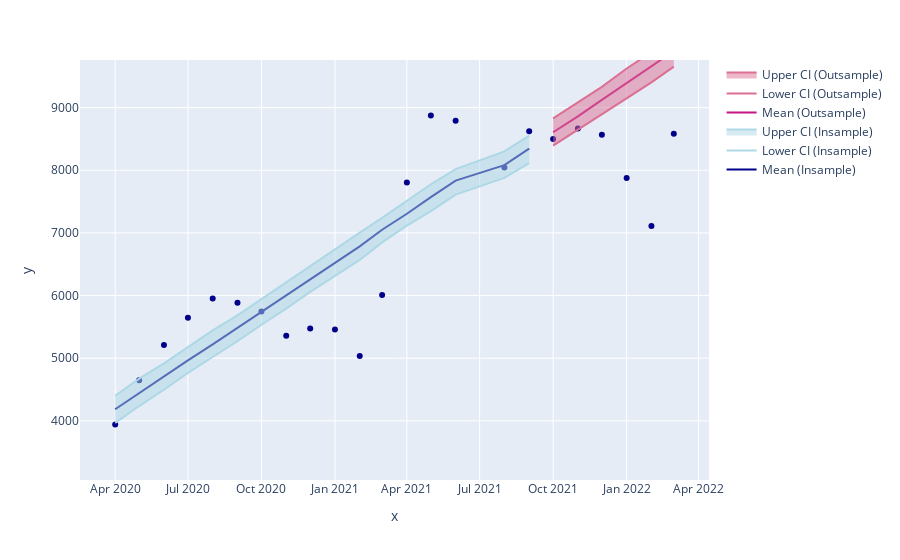

Write notebook code for a chart like this one.
### Code cell
df_admissions = get_admissions_data().loc[lambda df: df["org_code"] == "R0A"]

# Train/test split
df_admissions.sort_values(by=["org_code", "source_date"], inplace=True)
timestamps = jnp.arange(len(df_admissions.index)) #Create linspaced timestamps
admissions = jnp.array(df_admissions["ae_admissions_total"].values) #convert these to jnp array
timestamps_train, timestamps_test, admissions_train, admissions_test = (
    model.TimeSeriesModeller.train_test_split(timestamps, admissions)
)

# Fitting
modeller = model.TimeSeriesModeller(model.admissions_model, predictor_name="admissions")
modeller.fit(timestamps_train, admissions_train)
modeller.print_summary()

# Predictions
admissions_pred = modeller.predict(timestamps)["admissions"]
quantiles = [0.025, 0.05, 0.1, 0.25, 0.5, 0.75, 0.9, 0.95, 0.975]
admissions_pred_quantiles = jnp.quantile(
    admissions_pred, jnp.array(quantiles), axis=0
)

df_admissions = df_admissions.assign(
    **{
        f"ae_admissions_predicted_{q}": x
        for q, x in zip(quantiles, admissions_pred_quantiles)
    }
)

model.plot_model_results(
    x=df_admissions["source_date"].values,
    y_obs=df_admissions["ae_admissions_total"],
    y_pred=df_admissions["ae_admissions_predicted_0.5"],
    y_lower=df_admissions["ae_admissions_predicted_0.025"],
    y_upper=df_admissions["ae_admissions_predicted_0.975"],
    pred_length=timestamps_test.size,
)

### Figure 1 — Plotly figure (JSON) as saved in the notebook; plotly's stock layout.template omitted (floating-point values rounded to 4 significant figures)
{"data": [{"hovertemplate": "x=%{x}<br>y=%{y}<extra></extra>", "legendgroup": "", "marker": {"color": "darkblue", "symbol": "circle"}, "mode": "markers", "name": "", "orientation": "v", "showlegend": false, "type": "scatter", "x": ["2020-04-01", "2020-05-01", "2020-06-01", "2020-07-01", "2020-08-01", "2020-09-01", "2020-10-01", "2020-11-01", "2020-12-01", "2021-01-01", "2021-02-01", "2021-03-01", "2021-04-01", "2021-05-01", "2021-06-01", "2021-08-01", "2021-09-01", "2021-10-01", "2021-11-01", "2021-12-01", "2022-01-01", "2022-02-01", "2022-03-01"], "xaxis": "x", "y": [3943, 4647, 5211, 5646, 5954, 5885, 5747, 5358, 5476, 5458, 5035, 6009, 7804, 8873, 8790, 8043, 8623, 8501, 8665, 8569, 7877, 7110, 8583], "yaxis": "y"}, {"line": {"color": "darkblue"}, "mode": "lines", "name": "Mean (Insample)", "type": "scatter", "x": ["2020-04-01", "2020-05-01", "2020-06-01", "2020-07-01", "2020-08-01", "2020-09-01", "2020-10-01", "2020-11-01", "2020-12-01", "2021-01-01", "2021-02-01", "2021-03-01", "2021-04-01", "2021-05-01", "2021-06-01", "2021-08-01", "2021-09-01"], "y": [4186.0, 4446.0, 4706.0, 4964.0, 5221.0, 5484.0, 5748.0, 6005.0, 6267.0, 6524.0, 6785.0, 7051.0, 7306.0, 7572.0, 7834.0, 8082.0, 8345.0]}, {"line": {"color": "lightblue"}, "mode": "lines", "name": "Lower CI (Insample)", "type": "scatter", "x": ["2020-04-01", "2020-05-01", "2020-06-01", "2020-07-01", "2020-08-01", "2020-09-01", "2020-10-01", "2020-11-01", "2020-12-01", "2021-01-01", "2021-02-01", "2021-03-01", "2021-04-01", "2021-05-01", "2021-06-01", "2021-08-01", "2021-09-01"], "y": [3967.0, 4236.0, 4496.0, 4766.0, 5019.0, 5272.0, 5533.0, 5790.0, 6060.0, 6315.0, 6569.0, 6848.0, 7116.0, 7348.0, 7611.0, 7878.0, 8115.0]}, {"fill": "tonexty", "line": {"color": "lightblue"}, "mode": "lines", "name": "Upper CI (Insample)", "type": "scatter", "x": ["2020-04-01", "2020-05-01", "2020-06-01", "2020-07-01", "2020-08-01", "2020-09-01", "2020-10-01", "2020-11-01", "2020-12-01", "2021-01-01", "2021-02-01", "2021-03-01", "2021-04-01", "2021-05-01", "2021-06-01", "2021-08-01", "2021-09-01"], "y": [4400.0, 4674.0, 4918.0, 5181.0, 5444.0, 5684.0, 5945.0, 6212.0, 6474.0, 6739.0, 7004.0, 7240.0, 7514.0, 7776.0, 8019.0, 8301.0, 8553.0]}, {"line": {"color": "mediumvioletred"}, "mode": "lines", "name": "Mean (Outsample)", "type": "scatter", "x": ["2021-10-01", "2021-11-01", "2021-12-01", "2022-01-01", "2022-02-01", "2022-03-01"], "y": [8607.0, 8860.0, 9123.0, 9390.0, 9653.0, 9903.0]}, {"line": {"color": "palevioletred"}, "mode": "lines", "name": "Lower CI (Outsample)", "type": "scatter", "x": ["2021-10-01", "2021-11-01", "2021-12-01", "2022-01-01", "2022-02-01", "2022-03-01"], "y": [8394.0, 8652.0, 8892.0, 9155.0, 9404.0, 9655.0]}, {"fill": "tonexty", "line": {"color": "palevioletred"}, "mode": "lines", "name": "Upper CI (Outsample)", "type": "scatter", "x": ["2021-10-01", "2021-11-01", "2021-12-01", "2022-01-01", "2022-02-01", "2022-03-01"], "y": [8828.0, 9080.0, 9332.0, 9625.0, 9883.0, 10160.0]}], "layout": {"legend": {"tracegroupgap": 0}, "margin": {"t": 60}, "xaxis": {"anchor": "y", "domain": [0, 1], "title": {"text": "x"}}, "yaxis": {"anchor": "x", "domain": [0, 1], "range": [3056.0, 9760.0], "title": {"text": "y"}}}}
